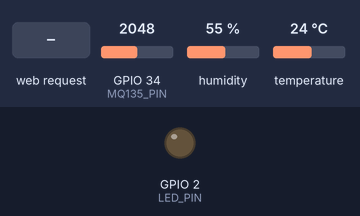
Recording of a sketch running on a simulated ESP32. On the bench: output pins drawn as LEDs (lit = HIGH). Inputs (shaded band) come from the test bench; at power-on: GPIO 34 (MQ135_PIN) = 2048, humidity 55 %, temperature 24 °C. WiFi joins after 1.5 s; servers stay silent unless stated; storage starts empty; what the sketch prints to the serial monitor is not drawn.

Above: at 2.7 s.
2.8 s: HTTP request GET /toggle received
At 3.3 s:
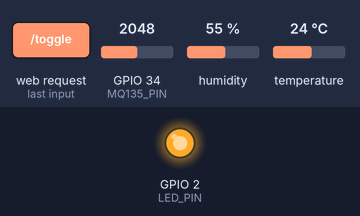
Timing chart, 0 to 5.8 s (numbered marks = the images above; inputs shaded):
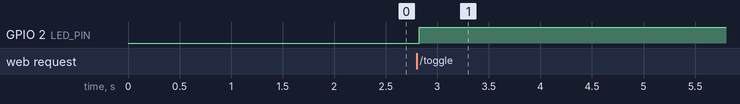

Measured:
- after the input at 2.8 s, GPIO 2 (LED_PIN): LOW → HIGH at once

The sketch:

TP1_AsyncServer_Advanced.ino
```cpp
#include <WiFi.h>
#include <WiFiManager.h> // Librería para el portal cautivo
#include <AsyncTCP.h>
#include <ESPAsyncWebServer.h>
#include <DHT.h>
#include <SPIFFS.h>

// Las credenciales WiFi se configuran dinámicamente desde el portal de WiFiManager.
// Pines
#define LED_PIN 2       // Pin del LED integrado
#define DHTPIN 4        // Pin del sensor DHT (basado en tu DHT22_basico)
#define DHTTYPE DHT22   // Tipo de sensor
#define MQ135_PIN 34    // Pin analógico para el sensor MQ-135

DHT dht(DHTPIN, DHTTYPE);
AsyncWebServer server(80); // Servidor web en el puerto 80

// Variables globales para guardar la última lectura
float t = 0.0;
float h = 0.0;
int gasValue = 0; // Almacena el valor crudo del ADC (0 - 4095)

// Variables para no bloquear el loop() usando millis()
unsigned long lastTime = 0;
unsigned long timerDelay = 5000; // Leer sensor cada 5 segundos

// NOTA: El HTML, CSS y Javascript fueron separados del código C++.
// Ahora se encuentran físicamente en el archivo "data/index.html"
// y son servidos usando el sistema de archivos SPIFFS.

void setup() {
  Serial.begin(115200);

  // Configurar LED y Sensor
  pinMode(LED_PIN, OUTPUT);
  digitalWrite(LED_PIN, LOW); // LED arranca apagado
  dht.begin();

  // Iniciar SPIFFS
  if(!SPIFFS.begin(true)){
    Serial.println("Error al montar SPIFFS");
    return;
  }

  // Conectar a WiFi usando WiFiManager
  Serial.println("Iniciando WiFiManager...");
  WiFiManager wm;

  // Descomenta la siguiente línea UNA VEZ si necesitas borrar la red Wi-Fi guardada y probar el portal de nuevo:
  // wm.resetSettings();

  // Intenta conectarse a la red guardada. Si no puede, crea una red WiFi abierta llamada "ESP32_Clima_Config"
  bool res = wm.autoConnect("ESP32_Clima_Config");

  if(!res) {
    Serial.println("Error al conectar (timeout). Reiniciando placa...");
    delay(3000);
    ESP.restart();
  }

  Serial.println("\n¡WiFi conectado exitosamente!");
  Serial.print("IP asignada: ");
  Serial.println(WiFi.localIP());

  // === RUTAS DEL SERVIDOR WEB ASINCRÓNICO ===

  // Ruta principal: Sirve el archivo estático directamente desde SPIFFS
  server.serveStatic("/", SPIFFS, "/").setDefaultFile("index.html");

  // Ruta para Alternar (Toggle) LED (ahora sin redirección)
  server.on("/toggle", HTTP_GET, [](AsyncWebServerRequest *request){
    int estadoActual = digitalRead(LED_PIN);
    digitalWrite(LED_PIN, !estadoActual);
    request->send(200, "text/plain", "OK");
  });

  // REST API Endpoint: Devuelve todos los datos en formato JSON
  server.on("/api/metrics", HTTP_GET, [](AsyncWebServerRequest *request){
    String json = "{";
    json += "\"t\":\"" + String(t, 1) + "\",";
    json += "\"h\":\"" + String(h, 1) + "\",";
    json += "\"gas\":\"" + String(gasValue) + "\",";
    json += "\"led\":" + String(digitalRead(LED_PIN));
    json += "}";
    request->send(200, "application/json", json);
  });

  // Prometheus Metrics Endpoint: Exporta los datos en formato nativo para Prometheus
  server.on("/metrics", HTTP_GET, [](AsyncWebServerRequest *request){
    String prom = "# HELP esp32_temperature Temperatura en Celsius\n";
    prom += "# TYPE esp32_temperature gauge\n";
    prom += "esp32_temperature " + String(t, 1) + "\n";

    prom += "# HELP esp32_humidity Humedad relativa\n";
    prom += "# TYPE esp32_humidity gauge\n";
    prom += "esp32_humidity " + String(h, 1) + "\n";

    prom += "# HELP esp32_gas Nivel crudo de gas MQ135\n";
    prom += "# TYPE esp32_gas gauge\n";
    prom += "esp32_gas " + String(gasValue) + "\n";

    prom += "# HELP esp32_led_status Estado del LED (1=encendido, 0=apagado)\n";
    prom += "# TYPE esp32_led_status gauge\n";
    prom += "esp32_led_status " + String(digitalRead(LED_PIN)) + "\n";

    request->send(200, "text/plain", prom);
  });

  // Iniciar servidor web
  server.begin();
  Serial.println("Servidor iniciado en segundo plano");
}

void loop() {
  // A diferencia del server sincrónico, NO hay que revisar "client.connected()"
  // El loop queda exclusivamente para la lógica de los sensores (no bloqueante)

  if ((millis() - lastTime) > timerDelay) {
    float newT = dht.readTemperature();
    float newH = dht.readHumidity();

    // Si falló la lectura no actualizamos las variables globales
    if (isnan(newT) || isnan(newH)) {
      Serial.println("Error al leer el sensor DHT");
    } else {
      t = newT;
      h = newH;
    }

    // Leemos varias veces el sensor analógico para filtrar el ruido (evitar ceros)
    long sumaGas = 0;
    int lecturasValidas = 0;
    for(int i = 0; i < 10; i++) {
      int lectura = analogRead(MQ135_PIN);
      if(lectura > 10) { // Ignoramos los valores 0 o extremadamente bajos
        sumaGas += lectura;
        lecturasValidas++;
      }
      delay(10); // Pequeña pausa entre lecturas
    }

    if (lecturasValidas > 0) {
      gasValue = sumaGas / lecturasValidas;
    }

    Serial.print("Leído -> T: "); Serial.print(t);
    Serial.print("°C  -  H: "); Serial.print(h);
    Serial.print("%  -  Gas: "); Serial.println(gasValue);
    lastTime = millis();
  }
}
```
